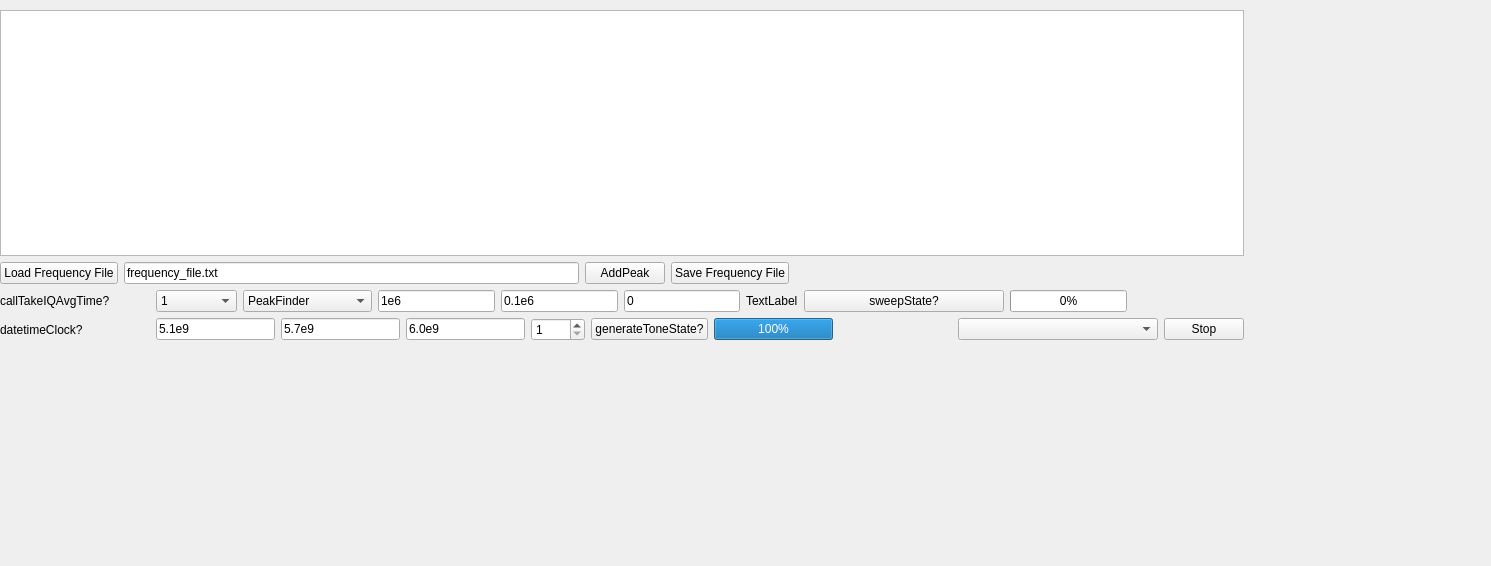
<?xml version="1.0" encoding="UTF-8"?>
<ui version="4.0">
 <class>Form</class>
 <widget class="QWidget" name="Form">
  <property name="geometry">
   <rect>
    <x>0</x>
    <y>0</y>
    <width>1491</width>
    <height>566</height>
   </rect>
  </property>
  <property name="windowTitle">
   <string>Form</string>
  </property>
  <widget class="QWidget" name="verticalLayoutWidget">
   <property name="geometry">
    <rect>
     <x>0</x>
     <y>10</y>
     <width>1244</width>
     <height>331</height>
    </rect>
   </property>
   <layout class="QVBoxLayout" name="verticalLayout">
    <item>
     <widget class="GraphicsLayoutWidget" name="graphicsLayoutWidget">
      <property name="enabled">
       <bool>true</bool>
      </property>
      <property name="sizePolicy">
       <sizepolicy hsizetype="Expanding" vsizetype="Expanding">
        <horstretch>0</horstretch>
        <verstretch>0</verstretch>
       </sizepolicy>
      </property>
     </widget>
    </item>
    <item>
     <layout class="QHBoxLayout" name="horizontalLayout_3">
      <item>
       <widget class="QPushButton" name="loadFrequencyFile">
        <property name="text">
         <string>Load Frequency File</string>
        </property>
       </widget>
      </item>
      <item>
       <widget class="QLineEdit" name="freqFileName">
        <property name="toolTip">
         <string>Frequency File Name</string>
        </property>
        <property name="text">
         <string>frequency_file.txt</string>
        </property>
        <property name="maxLength">
         <number>300</number>
        </property>
        <property name="clearButtonEnabled">
         <bool>false</bool>
        </property>
       </widget>
      </item>
      <item>
       <widget class="QPushButton" name="addPeak">
        <property name="text">
         <string>AddPeak</string>
        </property>
       </widget>
      </item>
      <item>
       <widget class="QPushButton" name="saveFrequencyFile">
        <property name="text">
         <string>Save Frequency File</string>
        </property>
       </widget>
      </item>
      <item>
       <spacer name="horizontalSpacer_3">
        <property name="orientation">
         <enum>Qt::Horizontal</enum>
        </property>
        <property name="sizeHint" stdset="0">
         <size>
          <width>40</width>
          <height>20</height>
         </size>
        </property>
       </spacer>
      </item>
     </layout>
    </item>
    <item>
     <layout class="QHBoxLayout" name="horizontalLayout_4">
      <item>
       <widget class="QLabel" name="callIQTakeAvgTime">
        <property name="minimumSize">
         <size>
          <width>150</width>
          <height>0</height>
         </size>
        </property>
        <property name="text">
         <string>callTakeIQAvgTime?</string>
        </property>
       </widget>
      </item>
      <item>
       <widget class="QComboBox" name="symbolSize">
        <property name="toolTip">
         <string>Symbol Size</string>
        </property>
        <property name="currentIndex">
         <number>1</number>
        </property>
        <item>
         <property name="text">
          <string>0</string>
         </property>
        </item>
        <item>
         <property name="text">
          <string>1</string>
         </property>
        </item>
        <item>
         <property name="text">
          <string>2</string>
         </property>
        </item>
        <item>
         <property name="text">
          <string>4</string>
         </property>
        </item>
        <item>
         <property name="text">
          <string>8</string>
         </property>
        </item>
        <item>
         <property name="text">
          <string>16</string>
         </property>
        </item>
        <item>
         <property name="text">
          <string>32</string>
         </property>
        </item>
        <item>
         <property name="text">
          <string>New Item</string>
         </property>
        </item>
       </widget>
      </item>
      <item>
       <widget class="QComboBox" name="whatToPlot">
        <property name="currentText">
         <string>PeakFinder</string>
        </property>
        <property name="currentIndex">
         <number>3</number>
        </property>
        <item>
         <property name="text">
          <string>LoopsAndVelocity</string>
         </property>
        </item>
        <item>
         <property name="text">
          <string>IQ</string>
         </property>
        </item>
        <item>
         <property name="text">
          <string>MagPhase</string>
         </property>
        </item>
        <item>
         <property name="text">
          <string>PeakFinder</string>
         </property>
        </item>
       </widget>
      </item>
      <item>
       <widget class="QLineEdit" name="loSpanHz">
        <property name="toolTip">
         <string>LO Span (Hz)</string>
        </property>
        <property name="text">
         <string>1e6</string>
        </property>
       </widget>
      </item>
      <item>
       <widget class="QLineEdit" name="loStepHz">
        <property name="toolTip">
         <string>LO Step (Hz)</string>
        </property>
        <property name="text">
         <string>0.1e6</string>
        </property>
       </widget>
      </item>
      <item>
       <widget class="QLineEdit" name="loOffsetHz">
        <property name="toolTip">
         <string>LO Offset (Hz)</string>
        </property>
        <property name="text">
         <string>0</string>
        </property>
       </widget>
      </item>
      <item>
       <widget class="QLabel" name="stepLabel">
        <property name="text">
         <string>TextLabel</string>
        </property>
       </widget>
      </item>
      <item>
       <widget class="QPushButton" name="sweepState">
        <property name="sizePolicy">
         <sizepolicy hsizetype="Fixed" vsizetype="Fixed">
          <horstretch>0</horstretch>
          <verstretch>0</verstretch>
         </sizepolicy>
        </property>
        <property name="minimumSize">
         <size>
          <width>200</width>
          <height>0</height>
         </size>
        </property>
        <property name="maximumSize">
         <size>
          <width>200</width>
          <height>16777215</height>
         </size>
        </property>
        <property name="text">
         <string>sweepState?</string>
        </property>
        <property name="checkable">
         <bool>false</bool>
        </property>
       </widget>
      </item>
      <item>
       <widget class="QProgressBar" name="sweepProgressBar">
        <property name="value">
         <number>0</number>
        </property>
       </widget>
      </item>
      <item>
       <spacer name="horizontalSpacer_2">
        <property name="orientation">
         <enum>Qt::Horizontal</enum>
        </property>
        <property name="sizeHint" stdset="0">
         <size>
          <width>40</width>
          <height>20</height>
         </size>
        </property>
       </spacer>
      </item>
     </layout>
    </item>
    <item>
     <layout class="QHBoxLayout" name="horizontalLayout">
      <item>
       <widget class="QLabel" name="datetimeClock">
        <property name="minimumSize">
         <size>
          <width>150</width>
          <height>0</height>
         </size>
        </property>
        <property name="text">
         <string>datetimeClock?</string>
        </property>
       </widget>
      </item>
      <item>
       <widget class="QLineEdit" name="loFreqHz">
        <property name="toolTip">
         <string>LO freq (Hz)</string>
        </property>
        <property name="text">
         <string>5.1e9</string>
        </property>
       </widget>
      </item>
      <item>
       <widget class="QLineEdit" name="fToneMin">
        <property name="toolTip">
         <string>f MIN tone (Hz)</string>
        </property>
        <property name="text">
         <string>5.7e9</string>
        </property>
       </widget>
      </item>
      <item>
       <widget class="QLineEdit" name="fToneMax">
        <property name="toolTip">
         <string>f MAX tone (Hz)</string>
        </property>
        <property name="text">
         <string>6.0e9</string>
        </property>
       </widget>
      </item>
      <item>
       <widget class="QSpinBox" name="nTone">
        <property name="toolTip">
         <string>n tones</string>
        </property>
        <property name="minimum">
         <number>1</number>
        </property>
        <property name="maximum">
         <number>1024</number>
        </property>
        <property name="value">
         <number>1</number>
        </property>
       </widget>
      </item>
      <item>
       <widget class="QPushButton" name="generateToneState">
        <property name="text">
         <string>generateToneState?</string>
        </property>
       </widget>
      </item>
      <item>
       <widget class="QProgressBar" name="toneGenerationProgressBar">
        <property name="value">
         <number>100</number>
        </property>
       </widget>
      </item>
      <item>
       <spacer name="horizontalSpacer">
        <property name="orientation">
         <enum>Qt::Horizontal</enum>
        </property>
        <property name="sizeHint" stdset="0">
         <size>
          <width>40</width>
          <height>20</height>
         </size>
        </property>
       </spacer>
      </item>
      <item>
       <widget class="QComboBox" name="iFreq">
        <property name="minimumSize">
         <size>
          <width>200</width>
          <height>0</height>
         </size>
        </property>
       </widget>
      </item>
      <item>
       <widget class="QPushButton" name="stop">
        <property name="cursor">
         <cursorShape>ClosedHandCursor</cursorShape>
        </property>
        <property name="text">
         <string>Stop</string>
        </property>
       </widget>
      </item>
     </layout>
    </item>
   </layout>
  </widget>
 </widget>
 <customwidgets>
  <customwidget>
   <class>GraphicsLayoutWidget</class>
   <extends>QGraphicsView</extends>
   <header location="global">pyqtgraph</header>
  </customwidget>
 </customwidgets>
 <resources/>
 <connections/>
</ui>
